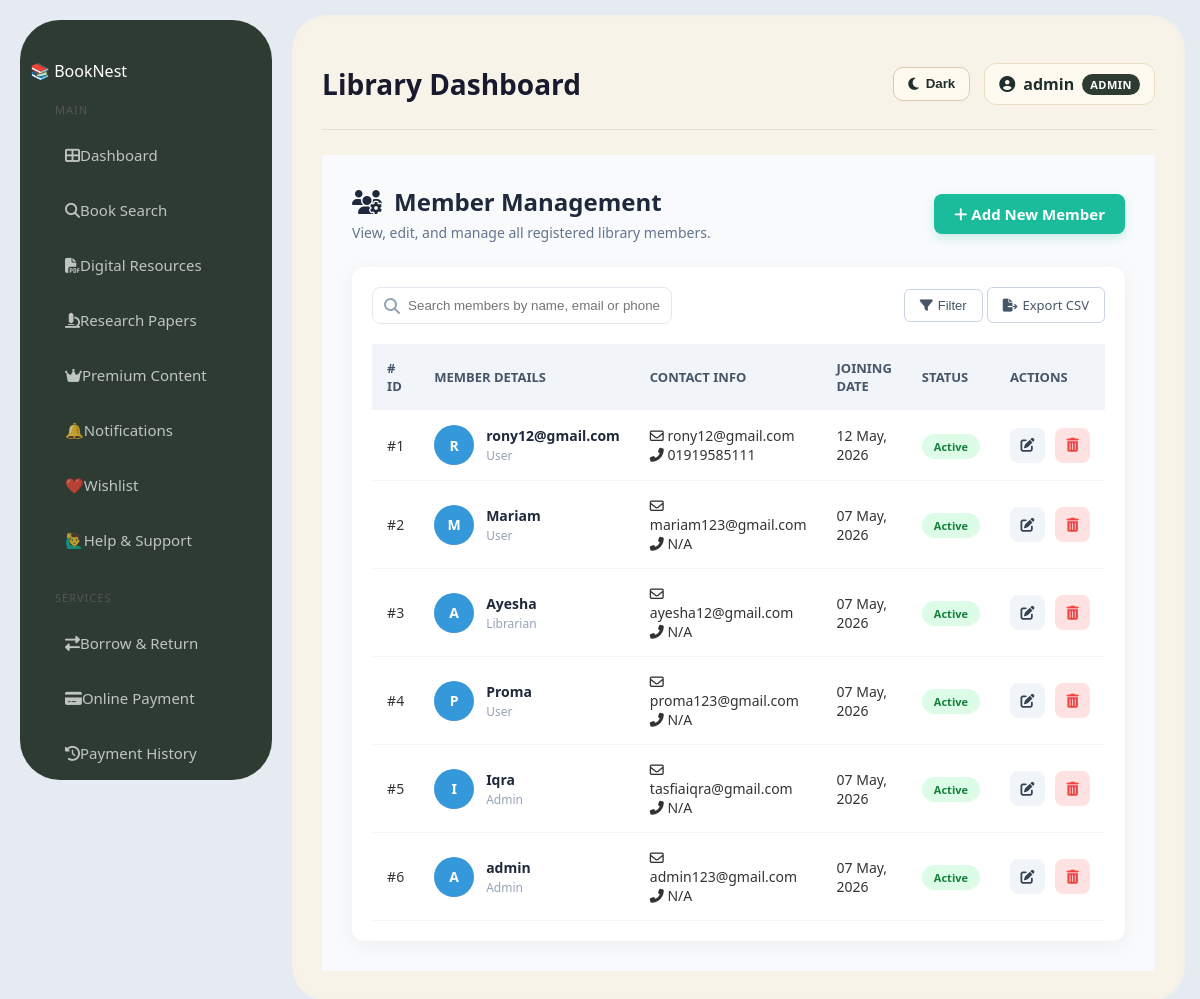
Screenshot of /members/ (signed in) with the database file from the repository.
### library/models.py (models this page shows, shortened)
class User(AbstractUser):
    ADMIN = 'admin'
    LIBRARIAN = 'librarian'
    REGULAR_USER = 'user'
    ROLE_CHOICES = [
        (ADMIN, 'Administrator'),
        (LIBRARIAN, 'Librarian'),
        (REGULAR_USER, 'Regular User'),
    ]
    role = models.CharField(max_length=20, choices=ROLE_CHOICES, default=REGULAR_USER)
    phone = models.CharField(max_length=15, null=True, blank=True)
    profile_picture = models.ImageField(upload_to='profiles/', null=True, blank=True)
    date_of_birth = models.DateField(null=True, blank=True)
    bio = models.TextField(null=True, blank=True)
    def get_full_name(self):
        if self.first_name and self.last_name:
            return f"{self.first_name} {self.last_name}"
        return self.username

### library/views.py (the view)
# urls.py: path('members/', views.member_list, name='member_list'),
@login_required
@user_passes_test(is_librarian_or_admin, login_url='/')
def member_list(request):
    return render(request, 'library/member_list.html', {
        'members': User.objects.all().order_by('-date_joined')
    })

### library/views.py (called while the page is built)
def is_librarian_or_admin(user):
    return user.is_authenticated and (
        user.role in [User.LIBRARIAN, User.ADMIN] or user.is_superuser
    )

### library/templates/library/member_list.html (shortened to what this page needs)
{% extends 'library/base.html' %}
{% load static %}
{% block content %}
<link rel="stylesheet" href="{% static 'library/css/member_list_style.css' %}">
<link rel="stylesheet" href="https://cdnjs.cloudflare.com/ajax/libs/font-awesome/6.4.0/css/all.min.css">
<div class="member-container">
    <div class="member-header">
        <div class="header-left">
            <h2><i class="fa-solid fa-users-gear"></i> Member Management</h2>
            <p>View, edit, and manage all registered library members.</p>
        </div>
        <div class="header-right">
            <a href="{% url 'member_add' %}" class="btn-add-member">
                <i class="fa-solid fa-plus"></i> Add New Member
            </a>
        </div>
    </div>
    <div class="table-card">
        <div class="table-actions">
            <div class="search-box">
                <i class="fa-solid fa-magnifying-glass"></i>
                <input type="text" id="memberSearch" placeholder="Search members by name, email or phone...">
            </div>
            <div class="filter-options" style="position: relative;">
                <button class="btn-filter" id="filterBtn">
                    <i class="fa-solid fa-filter"></i> Filter
                </button>
                <a href="{% url 'export_members_csv' %}" class="btn-export" style="text-decoration: none;">
                    <i class="fa-solid fa-file-export"></i> Export CSV
                </a>
            </div>
        </div>
        <table class="member-table">
            <thead>
                <tr>
                    <th># ID</th>
                    <th>Member Details</th>
                    <th>Contact Info</th>
                    <th>Joining Date</th>
                    <th>Status</th>
                    <th>Actions</th>
                </tr>
            </thead>
            <tbody>
                {% for member in members %}
                <tr>
                    <td><span class="member-id">#{{ forloop.counter }}</span></td>
                    <td>
                        <div class="member-info">
                            <div class="member-avatar">
                                {{ member.username|first|upper }}
                            </div>
                            <div class="member-name-desc">
                                <strong>{{ member.username }}</strong>
                                <span class="role-text">{{ member.role|capfirst|default:"Member" }}</span>
                            </div>
                        </div>
                    </td>
                    <td>
                        <div class="contact-col">
                            <p><i class="fa-regular fa-envelope"></i> {{ member.email }}</p>
                            <p><i class="fa-solid fa-phone-flip"></i> {{ member.phone|default:"N/A" }}</p>
                        </div>
                    </td>
                    <td>{{ member.date_joined|date:"d M, Y" }}</td>
                    <td><span class="status-badge active">Active</span></td>
                    <td>
                        <div class="action-buttons">
                            <a href="#" class="btn-icon edit" title="Edit"><i class="fa-solid fa-pen-to-square"></i></a>
                            <a href="#" class="btn-icon delete btn-delete" title="Delete"><i class="fa-solid fa-trash-can"></i></a>
                        </div>
                    </td>
                </tr>
                {% endfor %}
            </tbody>
        </table>
    </div>
</div>
{% endblock %}

### library/templates/library/base.html (shortened to what this page needs)
{% load static %}
<!DOCTYPE html>
<html lang="en" data-theme="light">
<head>
    <link rel="stylesheet"
          href="https://cdnjs.cloudflare.com/ajax/libs/font-awesome/6.0.0/css/all.min.css">
    <link rel="stylesheet" href="{% static 'library/css/style.css' %}">
</head>
<body>
<div class="layout">
    <aside class="sidebar">
        <div class="logo">
            📚 <span>Book</span>Nest
        </div>
        <div class="menu-section">
            <div class="menu-title">Main</div>
            <a href="{% url 'home' %}"
               class="menu-item {% if request.resolver_match.url_name == 'home' %}active{% endif %}">
                <i class="fas fa-th-large"></i>
                Dashboard
            </a>
            <a href="{% url 'book_list' %}"
               class="menu-item {% if request.resolver_match.url_name == 'book_list' %}active{% endif %}">
                <i class="fas fa-search"></i>
                Book Search
            </a>
            <a href="{% url 'digital_resources' %}"
               class="menu-item {% if request.resolver_match.url_name == 'digital_resources' %}active{% endif %}">
                <i class="fas fa-file-pdf"></i>
                Digital Resources
            </a>
            <a href="{% url 'research_papers' %}"
               class="menu-item {% if request.resolver_match.url_name == 'research_papers' %}active{% endif %}">
                <i class="fas fa-microscope"></i>
                Research Papers
            </a>
            <a href="{% url 'premium_content' %}"
               class="menu-item premium {% if request.resolver_match.url_name == 'premium_content' %}active{% endif %}">
                <i class="fas fa-crown"></i>
                Premium Content
            </a>
            <a href="{% url 'notification_page' %}"
               class="sidebar-link menu-item {% if request.resolver_match.url_name == 'notification_page' %}active{% endif %}">
                <span class="icon">🔔</span>
                <span class="text">Notifications</span>
            </a>
            <a href="{% url 'wishlist_page' %}"
               class="sidebar-link menu-item {% if request.resolver_match.url_name == 'wishlist_page' %}active{% endif %}">
                <span class="icon">❤️</span>
                <span class="text">Wishlist</span>
            </a>
            <a href="{% url 'help_support_page' %}"
               class="sidebar-link menu-item {% if request.resolver_match.url_name == 'help_support_page' %}active{% endif %}">
                <span class="icon">🙋‍♂️</span>
                <span class="text">Help & Support</span>
            </a>
        </div>
        <div class="menu-section">
            <div class="menu-title">Services</div>
            <a href="{% url 'borrow_list' %}"
               class="menu-item {% if request.resolver_match.url_name == 'borrow_list' %}active{% endif %}">
                <i class="fas fa-exchange-alt"></i>
                Borrow & Return
            </a>
            <a href="{% url 'online_payment' %}"
               class="menu-item {% if request.resolver_match.url_name == 'online_payment' %}active{% endif %}">
                <i class="fas fa-credit-card"></i>
                Online Payment
            </a>
            <a href="{% url 'payment_history' %}"
               class="menu-item {% if request.resolver_match.url_name == 'payment_history' %}active{% endif %}">
                <i class="fas fa-history"></i>
                Payment History
            </a>
        </div>
    </aside>
    <main class="main-container">
        <header class="top-nav">
            <h2>
                {% block page_title %}
                    Library Dashboard
                {% endblock %}
            </h2>
            <div class="top-nav-right">
                <button type="button"
                        class="theme-toggle-btn"
                        id="themeToggleBtn">
                </button>
                <div class="user-profile">
                    <i class="fas fa-user-circle"></i>
                    <span>{{ user.username }}</span>
                    <span class="role-tag">
                        {{ user.role|upper }}
                    </span>
                </div>
            </div>
        </header>
        {% block content %}
        {% endblock %}
    </main>
</div>
</body>
</html>

### library/static/library/css/style.css (style rules this page uses)
* { margin: 0; padding: 0; box-sizing: border-box; }
body { font-family: 'Segoe UI', sans-serif; background: #e5ebf1; color: #333; }
.layout { display: flex; min-height: calc(100vh - 60px); }
.sidebar { width: 280px; background: #2e3b33; padding: 40px 10px; margin: 20px; border-radius: 40px; color: white; display: flex; flex-direction: column; }
.sidebar a { display: flex; align-items: center; color: rgba(255, 255, 255, 0.7); text-decoration: none; padding: 15px 25px; font-size: 15px; border-radius: 15px; margin: 5px 10px; transition: 0.3s; }
.sidebar .menu-title { color: #555; font-size: 11px; text-transform: uppercase; padding: 20px 25px 8px; letter-spacing: 1px; }
.main-container { flex: 1; background: #f7f3e8; margin: 15px 15px 15px 0; border-radius: 35px; padding: 30px; box-shadow: inset 0 0 10px rgba(0, 0, 0, 0.02); }
table { width: 100%; border-collapse: collapse; }
th { background: #1a1a2e; color: white; padding: 12px 15px; text-align: left; font-size: 14px; }
td { padding: 11px 15px; border-bottom: 1px solid #eee; font-size: 14px; }
.btn-delete { background: #d63031; color: white; }
.header-right { font-size: 15px; color: #777; display: flex; align-items: center; }
:root { --gold: #c9a84c; --gold-light: #f0d080; --gold-bg: #fdf6e3; --card-bg: #ffffff; --text-dark: #1a2e2a; --text-muted: #6b7c76; --border: #e4ddd0; --success: #2d6a4f; --danger: #8b1a1a; }
.status-badge { background: #dff7df; color: #167a16; padding: 10px 18px; border-radius: 30px; font-weight: 700; }
.top-nav { width: 100%; min-height: 78px; display: flex; justify-content: space-between; align-items: center; gap: 20px; padding: 18px 0 24px; margin-bottom: 25px; border-bottom: 1px solid rgba(0, 0, 0, 0.08); }
.top-nav h2 { margin: 0; color: #1a1a2e; font-size: 28px; font-weight: 800; }
.top-nav-right { display: flex; align-items: center; gap: 14px; flex-wrap: wrap; }
.theme-toggle-btn { display: inline-flex; align-items: center; gap: 7px; padding: 9px 14px; border: 1px solid #d9caa9; border-radius: 10px; background: #fffaf0; color: #1f2f2d; font-weight: 700; cursor: pointer; line-height: 1; }
.user-profile { display: inline-flex; align-items: center; gap: 8px; background: #fffaf0; border: 1px solid #eadcc1; padding: 9px 14px; border-radius: 12px; color: #1f2f2d; font-weight: 700; }
.role-tag { background: #2e3b33; color: #ffffff !important; padding: 3px 8px; border-radius: 999px; font-size: 11px; letter-spacing: 0.5px; }
.sidebar { height: calc(100vh - 40px); overflow-y: auto; overflow-x: hidden; position: sticky; top: 20px; }

### rows the page displays
User: username "admin", role "ADMIN", username|first "A", role "Admin", email "admin123@gmail.com", phone "N/A", date_joined "07 May, 2026"
User: username|first "R", username "rony12@gmail.com", role "User", email "rony12@gmail.com", phone "01919585111", date_joined "12 May, 2026"
User: username|first "M", username "Mariam", role "User", email "mariam123@gmail.com", phone "N/A", date_joined "07 May, 2026"
User: username|first "A", username "Ayesha", role "Librarian", email "ayesha12@gmail.com", phone "N/A", date_joined "07 May, 2026"
User: username|first "P", username "Proma", role "User", email "proma123@gmail.com", phone "N/A", date_joined "07 May, 2026"
User: username|first "I", username "Iqra", role "Admin", email "tasfiaiqra@gmail.com", phone "N/A", date_joined "07 May, 2026"
